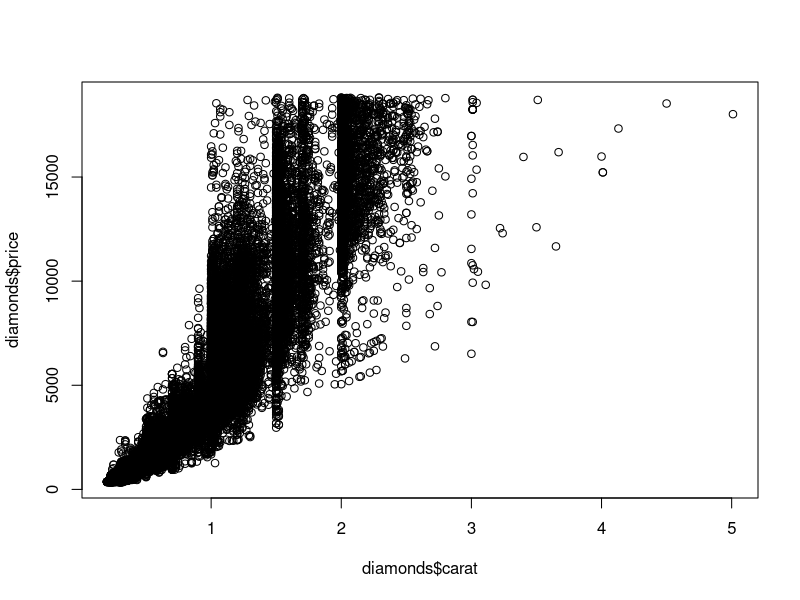
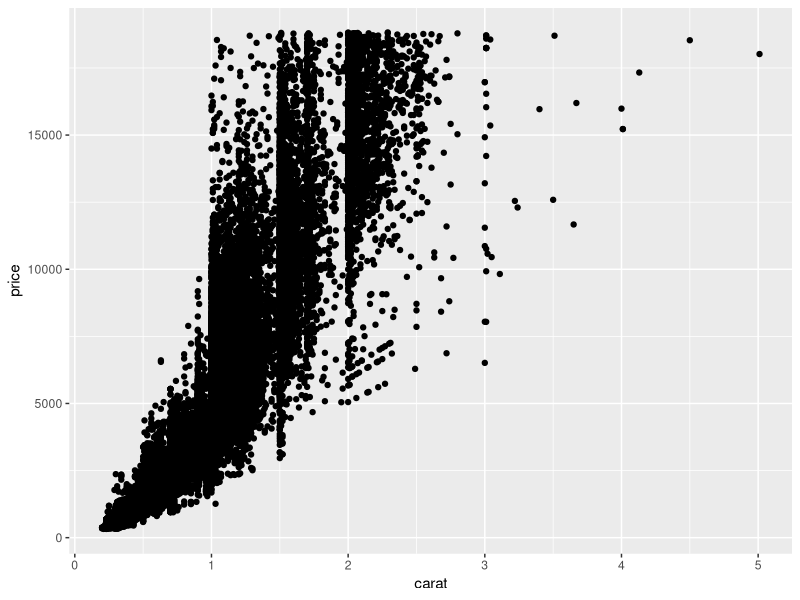
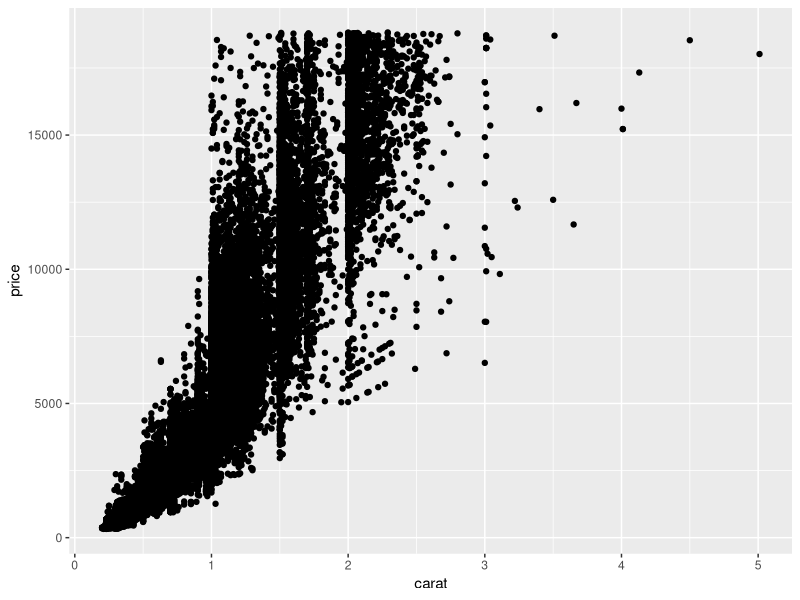
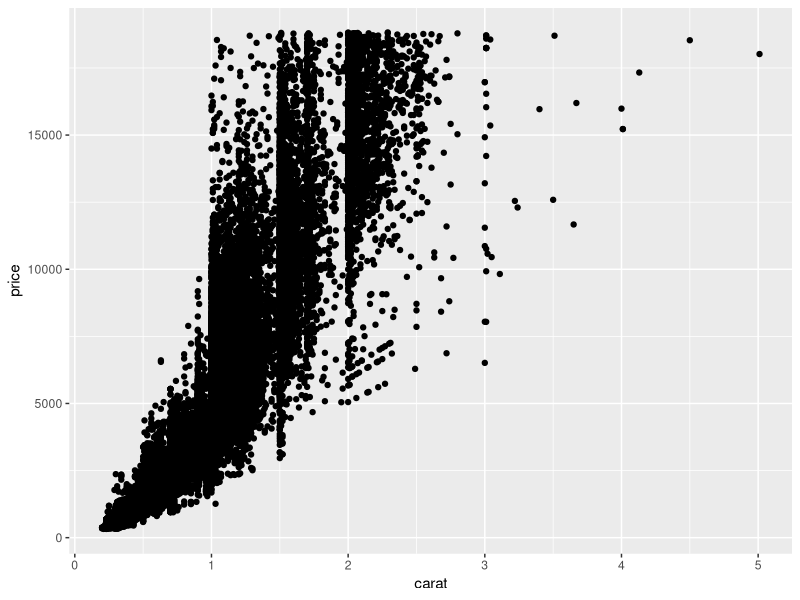
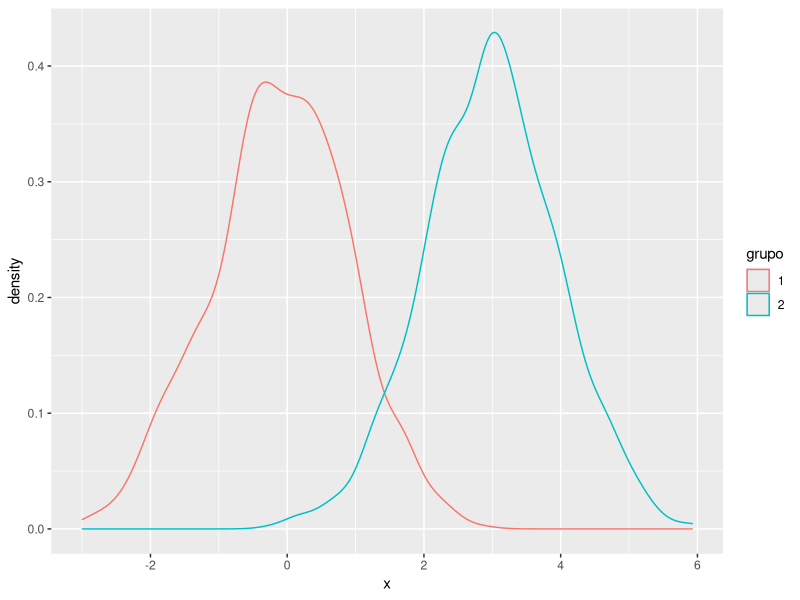
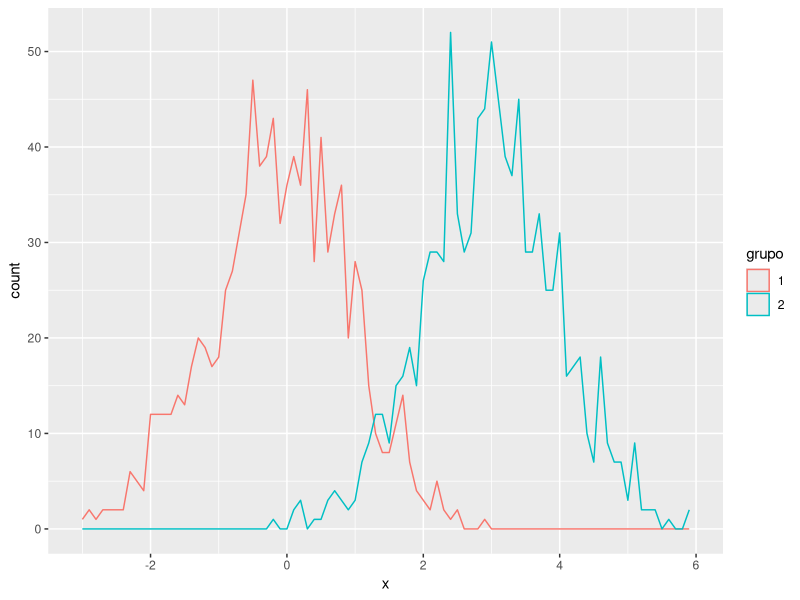
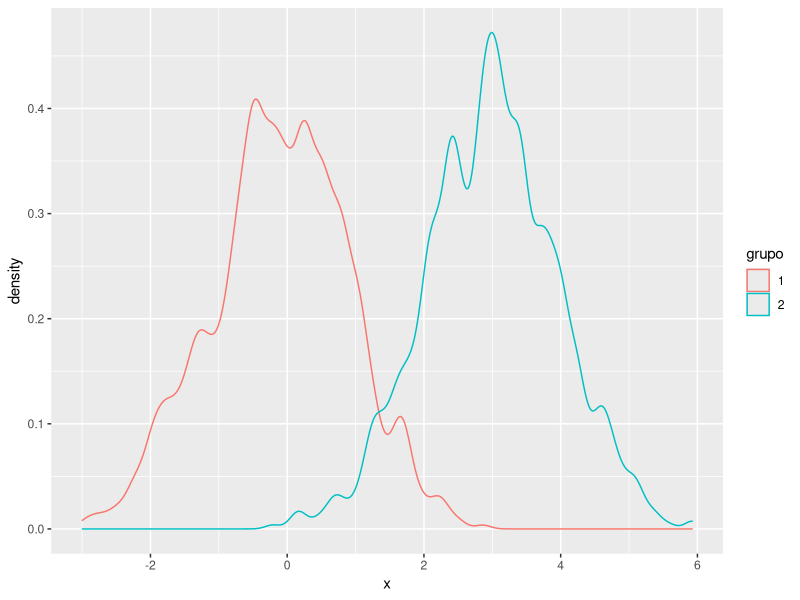
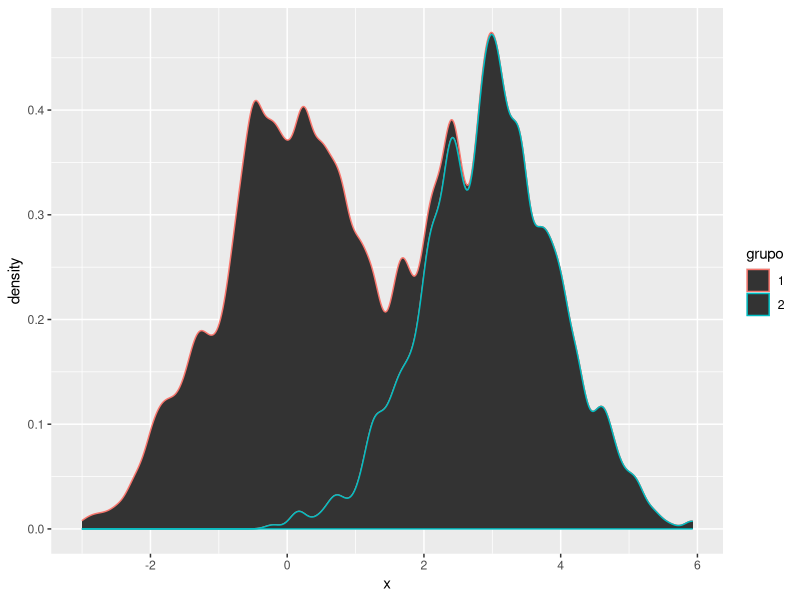

Write the R code that produced these figures, in order.
## ---- chunk 1
knitr::opts_chunk$set(echo = T, warning = F, error = F, message = F)
library(ggplot2)
## ---- chunk 2
str(diamonds)

plot(diamonds$carat, diamonds$price)
## ---- chunk 3
qplot(data = diamonds, x = carat, y = price, geom = "point")
## ---- chunk 4
ggplot() +
  layer( # una capa
    data = diamonds, # datos
    mapping = aes(x = carat, y = price), # mapeo estético
    geom = "point", # geometría
    stat = "identity", # transformación estadística
    position = "identity" # ajuste en posición de objetos
    ) + 
  scale_y_continuous() + # Escala para estética 2
  scale_x_continuous() + # Escala para estética 1
  coord_cartesian() # Sistema de coordenadas
## ---- chunk 5
ggplot(diamonds, aes(carat, price)) + geom_point()
## ---- chunk 6
mix2norm <- data.frame(x  = c(rnorm(1000), rnorm(1000, 3)), 
                       grupo = as.factor(rep(c(1,2),each=1000)))

ggplot(mix2norm, aes(x=x, color = grupo)) + geom_density()
## ---- chunk 7
ggplot(mix2norm, aes(x=x, color = grupo)) + 
  geom_density(stat = "bin", binwidth = 0.1)
## ---- chunk 8
ggplot(mix2norm, aes(x = x, color = grupo)) + geom_density(adjust = 1/2)
## ---- chunk 9
ggplot(mix2norm, aes(x = x, color = grupo)) + stat_density(adjust = 1/2)
## ---- chunk 10
ggplot(mix2norm, aes(x=x, color = grupo)) + 
  stat_density(adjust=1/2, size=2, position ="identity",geom ="line")
## ---- chunk 11
ggplot(mix2norm, aes(x=x, color = grupo)) + 
  stat_density(adjust=1/2, size=2, position ="identity", geom ="line") +
  scale_y_log10(limits = c(1e-5,1))
## ---- chunk 12
ggplot(mix2norm, aes(x=x, color = grupo)) + 
  stat_density(adjust=1/2, size=2, position ="identity",geom ="line") +
  coord_polar()
## ---- chunk 13
ggplot(mix2norm, aes(x=x, color = grupo)) + 
  stat_density(adjust = 1/2, size = 2, position = "identity", geom = "line") +
  facet_grid(grupo~.)
## ---- chunk 14

## ---- chunk 15

## ---- chunk 16

## ---- chunk 17

## ---- chunk 18

## ---- chunk 19

## ---- chunk 20
#http://www.stat.purdue.edu/~varao/STAT598Z/lect7.pdf
#http://docs.ggplot2.org/0.9.3.1/stat_density.html
#http://vita.had.co.nz/papers/layered-grammar.pdf
